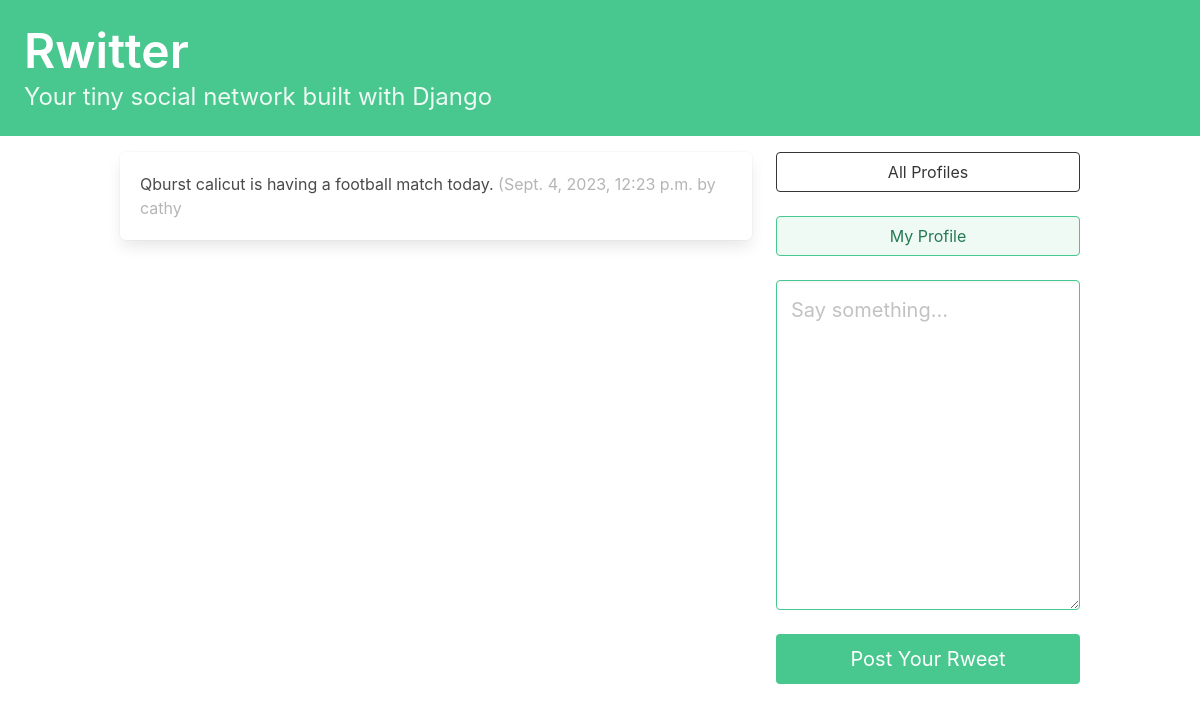
Screenshot of / (signed in) with the database file from the repository.
### socialapp/models.py (models this page shows, shortened)
class Rweet(models.Model):
    user = models.ForeignKey(
        User, related_name="rweets", on_delete=models.DO_NOTHING
    )
    body = models.CharField(max_length=140)
    created_at = models.DateTimeField(auto_now_add=True)

### socialapp/views.py (the view)
# urls.py: path("", dashboard, name="dashboard"),
def dashboard(request):
    form = RweetForm(request.POST or None)
    if request.method == "POST":
        if form.is_valid():
            rweet = form.save(commit=False)
            rweet.user = request.user
            rweet.save()
            return redirect("socialapp:dashboard")
    followed_rweets = Rweet.objects.filter(
        user__profile__in=request.user.profile.follows.all()
    ).order_by("-created_at")
    return render(request, 'socialapp/dashboard.html',{"form": form,"rweets": followed_rweets})

### socialapp/forms.py
class RweetForm(forms.ModelForm):
    body = forms.CharField(required=True,
                           widget=forms.widgets.Textarea(attrs={
                               "placeholder": "Say something...",
                               "class": "textarea is-success is-medium",
                           }), label="",
                           )
    class Meta:
        model = Rweet
        exclude = ("user", )

### socialapp/templates/socialapp/dashboard.html (shortened to what this page needs)
{% extends 'base.html' %}
{% block content %}
<div class="column">
    {% for rweet in rweets %}
    <div class="box">
        {{rweet.body}}
        <span class="is-small has-text-grey-light">
            ({{ rweet.created_at }} by {{ rweet.user.username }}
        </span>
    </div>
{% endfor %}
</div>
<div class="column is-one-third">
    <div class="block">
        <a href="{% url 'socialapp:profile_list' %} ">
            <button class="button is-dark is-outlined is-fullwidth">
                All Profiles
            </button>
        </a>
    </div>
    <div class="block">
        <a href="{% url 'socialapp:profile_page' request.user.profile.id %} ">
            <button class="button is-success is-light is-outlined is-fullwidth">
                My Profile
            </button>
        </a>
    </div>
    <form method="post">
        {{ form.as_p }}
        <button class="button is-success is-fullwidth is-medium mt-5"
                type="submit">Post Your Rweet
        </button>
    </form>
</div>
{% endblock content %}

### rows the page displays
Rweet: body "Qburst calicut is having a football match today.", created_at "Sept. 4, 2023, 12:23 p.m.", user.username "cathy"
